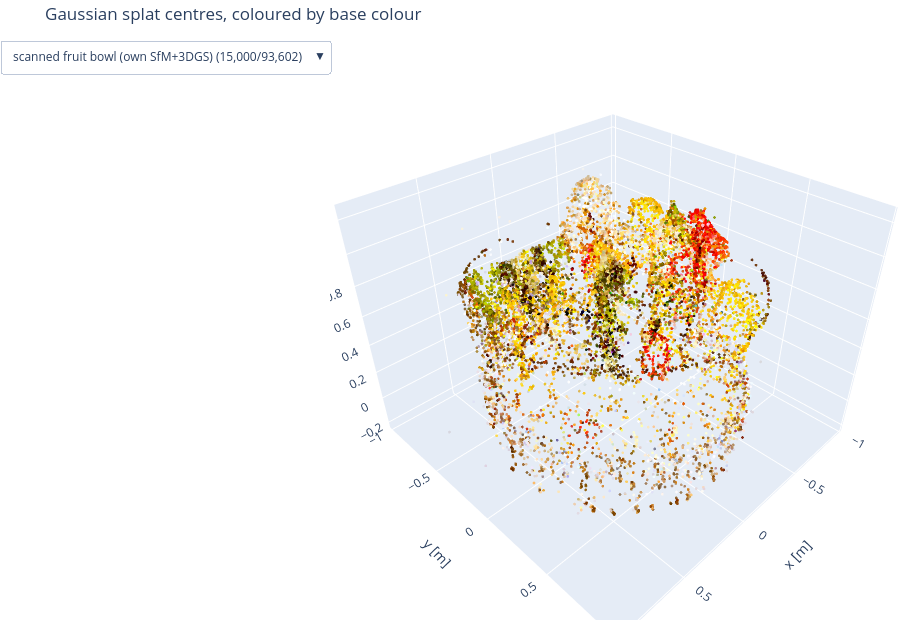

This figure's notebook cell:
### Markdown cell above
## Interactive view
Use the dropdown (top-left) to switch splat. Drag to orbit, scroll to zoom.

### Code cell
splat_figure(SPLATS, max_points=15_000, title="Gaussian splat centres, coloured by base colour").show()

### Figure 1 — Plotly figure (JSON) as saved in the notebook; plotly's stock layout.template omitted (floating-point values rounded to 4 significant figures; data arrays with more than 128 entries replaced by an {"elided": "..."} marker saying what was removed)
{"data": [{"hoverinfo": "skip", "marker": {"color": {"elided": "15000 str values"}, "opacity": 0.9, "size": 1.6}, "mode": "markers", "name": "scanned fruit bowl (own SfM+3DGS) (15,000/93,602)", "type": "scatter3d", "visible": true, "x": {"elided": "15000 float values"}, "y": {"elided": "15000 float values"}, "z": {"elided": "15000 float values"}}, {"hoverinfo": "skip", "marker": {"color": {"elided": "15000 str values"}, "opacity": 0.9, "size": 1.6}, "mode": "markers", "name": "DISCOVERSE pink bowl (15,000/155,885)", "type": "scatter3d", "visible": false, "x": {"elided": "15000 float values"}, "y": {"elided": "15000 float values"}, "z": {"elided": "15000 float values"}}, {"hoverinfo": "skip", "marker": {"color": {"elided": "15000 str values"}, "opacity": 0.9, "size": 1.6}, "mode": "markers", "name": "DISCOVERSE white plate (15,000/34,728)", "type": "scatter3d", "visible": false, "x": {"elided": "15000 float values"}, "y": {"elided": "15000 float values"}, "z": {"elided": "15000 float values"}}, {"hoverinfo": "skip", "marker": {"color": {"elided": "15000 str values"}, "opacity": 0.9, "size": 1.6}, "mode": "markers", "name": "DISCOVERSE table cloth (15,000/106,151)", "type": "scatter3d", "visible": false, "x": {"elided": "15000 float values"}, "y": {"elided": "15000 float values"}, "z": {"elided": "15000 float values"}}], "layout": {"height": 620, "margin": {"b": 0, "l": 0, "r": 0, "t": 40}, "scene": {"aspectmode": "data", "camera": {"up": {"x": 0, "y": 0, "z": 1}}, "xaxis": {"title": {"text": "x [m]"}}, "yaxis": {"title": {"text": "y [m]"}}, "zaxis": {"title": {"text": "z [m]"}}}, "title": {"text": "Gaussian splat centres, coloured by base colour"}, "updatemenus": [{"buttons": [{"args": [{"visible": [true, false, false, false]}], "label": "scanned fruit bowl (own SfM+3DGS) (15,000/93,602)", "method": "update"}, {"args": [{"visible": [false, true, false, false]}], "label": "DISCOVERSE pink bowl (15,000/155,885)", "method": "update"}, {"args": [{"visible": [false, false, true, false]}], "label": "DISCOVERSE white plate (15,000/34,728)", "method": "update"}, {"args": [{"visible": [false, false, false, true]}], "label": "DISCOVERSE table cloth (15,000/106,151)", "method": "update"}], "x": 0.0, "y": 1.0}]}}
